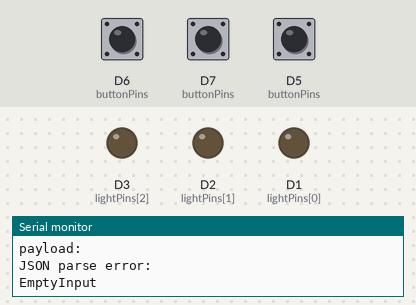
Recording of a program running on a simulated ESP8266 (NodeMCU). Parts: output pins drawn as LEDs (lit = HIGH), the last lines printed to the serial monitor. The inputs (shaded band) are chosen by the test bench; at power-on: D6 (buttonPins) LOW, D7 (buttonPins) LOW, D5 (buttonPins) LOW. WiFi joins after 1.5 s; servers stay silent unless stated; uploads are accepted with an empty reply.

Above: at 2.9 s.
3.0 s: D6 (buttonPins) pulled HIGH for 0.15 s
At 4.2 s:
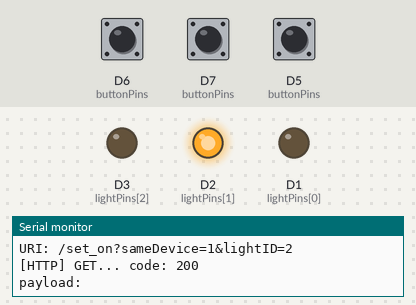
4.6 s: D7 (buttonPins) pulled HIGH for 0.15 s
At 5.4 s:
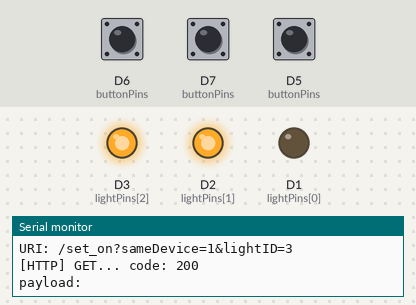
6.2 s: D5 (buttonPins) pulled HIGH for 0.15 s
At 6.6 s:
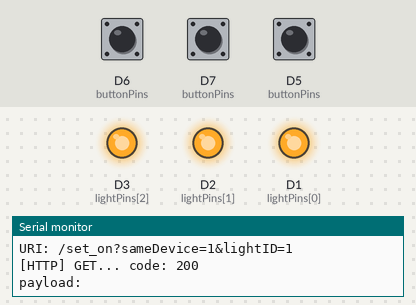
7.8 s: D6 (buttonPins) pulled HIGH for 1 s
At 9.1 s:
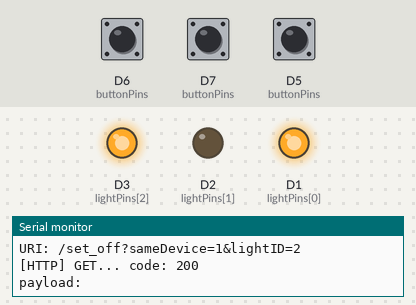
10.3 s: D7 (buttonPins) pulled HIGH for 1 s
At 11.0 s:
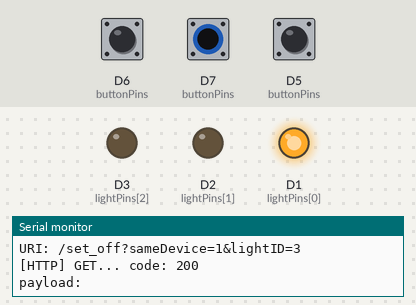
12.8 s: D6 (buttonPins) pulled HIGH for 0.15 s
At 14.1 s:
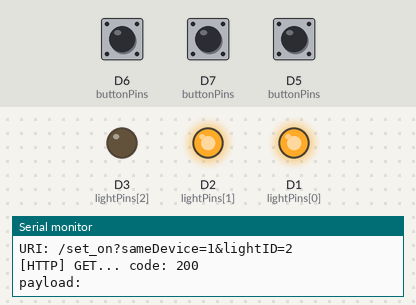
Timing chart, 0 to 15.4 s (numbered marks = the images above; inputs shaded):
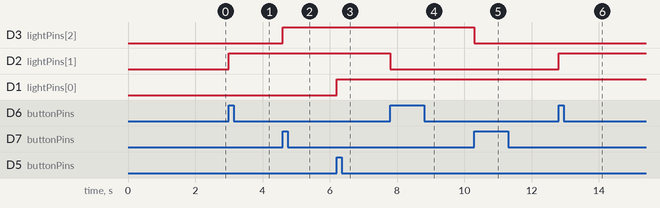

The program:

main.cpp
```cpp
#include <Arduino.h>

#include <ESP8266WiFiMulti.h>

#include <AsyncDelay.h>

#include "specifics.h"
#include "http-server.h"
#include "http-client.h"
#include "ISRs.h"

#ifndef STASSID1
#define STASSID1 "tammana-60-tc"
#define STASSID2 "tammana-60"
#define STAPSK   "8f13aa2acb"
#endif

ESP8266WiFiMulti WiFiMulti;

// To prevent consecutive clicks by accident
AsyncDelay buttonDelays[LIGHT_COUNT];


void setup() {

    Serial.begin(115200);

    Serial.println();
    Serial.println();
    Serial.print("Connecting to WiFi...");

    WiFi.mode(WIFI_STA);
    WiFi.hostname("esp" STR(BOARD_ID)); // for example, becomes "esp0"
    WiFiMulti.addAP(STASSID1, STAPSK);
    WiFiMulti.addAP(STASSID2, STAPSK);

    while (WiFiMulti.run() != WL_CONNECTED) {
        Serial.print('.');
        delay(500);
    }

    Serial.println();
    Serial.println();

    Serial.print("IP address: ");
    Serial.println(WiFi.localIP());

    // HTTP server
    startServer();
    Serial.println("HTTP server started");

    // Get LED states from server
    loadStates();

    // Setup LEDs and buttons
    for(byte i = 0; i < LIGHT_COUNT; i++) {
        pinMode(lightPins[i], OUTPUT);
        digitalWrite(lightPins[i], states[i]);

        attachInterrupt(digitalPinToInterrupt(buttonPins[i]), ISRlist[i], RISING);
        buttonDelays[i].start(400, AsyncDelay::MILLIS);
    }
}

void loop() {
    server.handleClient();

    for (uint8_t i = 0; i < LIGHT_COUNT; i++) {
        if (triggers[i]) {
            triggers[i] = false;

            if (buttonDelays[i].isExpired()) {
                Serial.printf("CLICK: lightID: %s\n", lightIDs[i].c_str());

                toggleLight(i);
            }

            buttonDelays[i].restart();
        }
    }
}
```

ISRs.h
```cpp
#ifndef ISRS_H
#define ISRS_H

#include "Arduino.h"
#include "specifics.h"

void buttonISR0();
void buttonISR1();
void buttonISR2();
void buttonISR3();
void buttonISR4();

extern volatile bool triggers[LIGHT_COUNT];

#endif
```

http-client.h
```cpp
#ifndef HTTP_CLIENT_H
#define HTTP_CLIENT_H

#include <Arduino.h>
#include <ArduinoJson.h>
#include <ESP8266WiFiMulti.h>
#include <ESP8266HTTPClient.h>

extern WiFiClient client;

bool loadStates();
bool toggleLight(uint8_t i);

#endif
```

http-server.h
```cpp
#ifndef YEETBOI
#define YEETBOI

#include <ESP8266WebServer.h>

extern ESP8266WebServer server;

void handleToggle();
void handleOn();
void handleOff();
void handleNotFound();

void startServer();

#endif
```

specifics.h
```cpp
#ifndef SPECIFICS_H
#define SPECIFICS_H

#define STR_(X) #X
#define STR(X)  STR_(X)

// CHANGE THESE ONLY (and specifics.cpp)
#define BOARD_ID 0
#define LIGHT_COUNT 3
#define MAIN_SERVER_ADDR "192.168.1.100"

#include <Arduino.h>

extern const byte buttonPins[LIGHT_COUNT];
extern const byte lightPins[LIGHT_COUNT];
extern const String lightIDs[LIGHT_COUNT];

extern const String serverAddress;

extern bool states[LIGHT_COUNT];

extern void (*ISRlist[LIGHT_COUNT])();

#endif
```

ISRs.cpp
```cpp
#include "specifics.h"
#include "ISRs.h"

ICACHE_RAM_ATTR void buttonISR0() {
    triggers[0] = true;
}

ICACHE_RAM_ATTR void buttonISR1() {
    triggers[1] = true;
}

ICACHE_RAM_ATTR void buttonISR2() {
    triggers[2] = true;
}

ICACHE_RAM_ATTR void buttonISR3() {
    triggers[3] = true;
}

ICACHE_RAM_ATTR void buttonISR4() {
    triggers[4] = true;
}

volatile bool triggers[LIGHT_COUNT];
```

http-client.cpp
```cpp
#include "http-client.h"
#include "specifics.h"

HTTPClient http;
WiFiClient client;

const size_t capacity = JSON_OBJECT_SIZE(LIGHT_COUNT) + 10 * (1 + LIGHT_COUNT / 5);
DynamicJsonDocument jsonDoc(capacity);

bool loadStates() {
    String uri = "/esp_get_states?boardID=";
    uri += BOARD_ID;
    uri += "&ip=";
    uri += WiFi.localIP().toString();
    http.begin(client, MAIN_SERVER_ADDR, 8080, uri.c_str());
    int httpCode = http.GET();
    if (httpCode > 0) {
        Serial.printf("[HTTP] GET... code: %d\n", httpCode);

        // file found at server
        if (httpCode == HTTP_CODE_OK) {
            String payload = http.getString();
            Serial.print("payload: ");
            Serial.println(payload);

            DeserializationError err = deserializeJson(jsonDoc, payload);
            if (err) {
                Serial.println("JSON parse error: ");
                Serial.println(err.c_str());
            } else {
                for (int i = 0; i < LIGHT_COUNT; i++) {
                    states[i] = (bool) jsonDoc[lightIDs[i]];
                    Serial.printf("light %s: %s\n", lightIDs[i].c_str(), states[i] ? "HIGH" : "LOW");
                }
            }

            http.end();
            return true;
        } else {
            Serial.printf("HTTP Code %d\n", httpCode);
        }

    } else {
        Serial.printf("[HTTP] GET... failed, error: %s\n", http.errorToString(httpCode).c_str());
    }

    http.end();
    return false;
}

bool toggleLight(uint8_t i) {

    states[i] = !states[i];
    digitalWrite(lightPins[i], states[i]);

    String uri = states[i] ? "/set_on" : "/set_off";
    uri += "?sameDevice=1&lightID=" + lightIDs[i];

    Serial.print("URI: ");
    Serial.println(uri);

    http.begin(client, MAIN_SERVER_ADDR, 8080, uri.c_str());

    int httpCode = http.GET();
    if (httpCode > 0) {
        Serial.printf("[HTTP] GET... code: %d\n", httpCode);

        if (httpCode == HTTP_CODE_OK) {
            String payload = http.getString();
            Serial.print("payload: ");
            Serial.println(payload);
            Serial.println();

            http.end();
            return true;
        } else {
            Serial.printf("HTTP Code %d\n\n", httpCode);
        }

    } else {
        Serial.printf("[HTTP] GET... failed, error: %s\n\n", http.errorToString(httpCode).c_str());
    }

    http.end();
    return false;
}
```

http-server.cpp
```cpp
#include <Arduino.h>
#include "http-server.h"
#include "specifics.h"

ESP8266WebServer server(80);

void handleChange(String path) {
    Serial.println("handleChange, path: " + path);

    String message;

    for (int i = 0; i < server.args(); i++) {
        if (server.argName(i) == "lightID") {
            for (int j = 0; j < LIGHT_COUNT; j++) {
                if (server.arg(i) == lightIDs[j]) {
                    if (path == "/toggle") {
                        states[j] = !states[j];
                    } else if (path == "/set_on") {
                        states[j] = HIGH;
                    } else {
                        states[j] = LOW;
                    }
                    digitalWrite(lightPins[j], states[j]);

                    message += "lightID: " + lightIDs[j] + "  state: " + (states[j] ? "HIGH" : "LOW") + "\n";
                }
            }
        }
    }

    Serial.println("message: " + message);
    server.send(200, "text/plain", message);
}

void handleToggle() {
    handleChange("/toggle");
}

void handleOn() {
    handleChange("/set_on");
}

void handleOff() {
    handleChange("/set_off");
}

void handleNotFound(){
    String message = "File Not Found\n\n";
    message += "URI: ";
    message += server.uri();
    message += "\nMethod: ";
    message += (server.method() == HTTP_GET)?"GET":"POST";
    message += "\nArguments: ";
    message += server.args();
    message += "\n";
    for (uint8_t i=0; i<server.args(); i++){
        message += " " + server.argName(i) + ": " + server.arg(i) + "\n";
    }
    server.send(404, "text/plain", message);


    Serial.println("404. message: " + message);
}

void startServer() {

    server.on("/toggle", handleToggle);
    server.on("/set_on", handleOn);
    server.on("/set_off", handleOff);
    server.onNotFound(handleNotFound);

    server.begin();
}
```

specifics.cpp
```cpp
#include "specifics.h"
#include "ISRs.h"

const byte buttonPins[LIGHT_COUNT] = {D5, D6, D7};
const byte lightPins[LIGHT_COUNT] = {D1, D2, D3};
const String lightIDs[LIGHT_COUNT] = {"1", "2", "3"};
bool states[LIGHT_COUNT] = {LOW, LOW, LOW};


void (*ISRlist[LIGHT_COUNT])() = {buttonISR0, buttonISR1, buttonISR2};
```

Measured:
- after the input at 3.0 s, D2 (lightPins[1]): LOW → HIGH at once
- after the input at 4.6 s, D3 (lightPins[2]): LOW → HIGH at once
- after the input at 6.2 s, D1 (lightPins[0]): LOW → HIGH at once
- after the input at 7.8 s, D2 (lightPins[1]): HIGH → LOW at once
- after the input at 10.3 s, D3 (lightPins[2]): HIGH → LOW at once
- after the input at 12.8 s, D2 (lightPins[1]): LOW → HIGH at once
